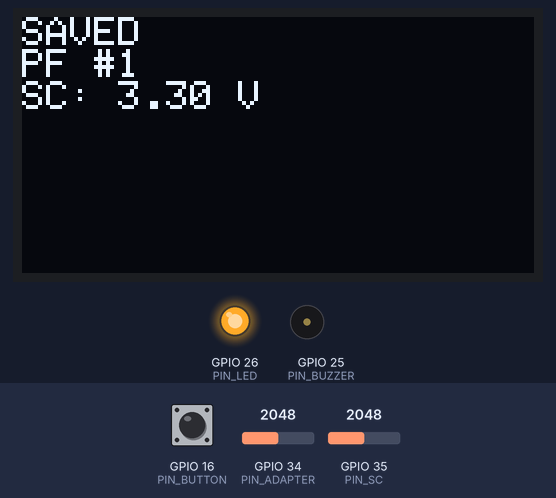
The sketch below on a simulated ESP32. Parts: 128×64 one-colour display, output pins drawn as LEDs (lit = HIGH), buzzer (waves = sounding, pin HIGH). The inputs (shaded band) are chosen by the test bench; at power-on: GPIO 16 (PIN_BUTTON) HIGH, GPIO 34 (PIN_ADAPTER) = 2048, GPIO 35 (PIN_SC) = 2048 (analog values on the 0–4095 scale). The local clock reads 2024-03-15 10:24:30 at power-on unless the sketch sets it; EEPROM starts erased; what the sketch prints to the serial monitor is not drawn.

Above: at 0.6 s.
Timing chart, 0 to 2.9 s (numbered marks = the images above):
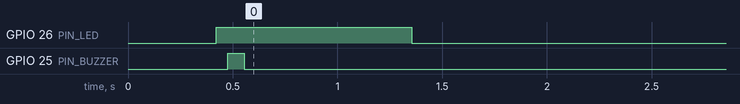

The sketch:

power_fail_logger_firmware.ino
```cpp
/*
 * Power-Fail-Safe Sensor Logger with Supercapacitor Hold-Up
 * ---------------------------------------------------------
 * Board  : ESP32 DevKit V1 (3.3 V logic, USB, NVS)
 * Sensor : DS18B20 temperature sensor
 * Clock  : DS3231 RTC (I2C)
 * Display: 0.96" SSD1306 OLED (I2C)
 * Storage: ESP32 NVS via the Preferences library
 * Backup : 5 F, 5.5 V supercapacitor + diode OR-ing
 *
 * Wiring
 * ------
 * I2C (OLED + DS3231): SDA = GPIO21, SCL = GPIO22
 * DS18B20 data       : GPIO4, 4.7k pull-up to 3.3 V
 * Adapter sense      : GPIO34, 10k/10k divider from the adapter side
 *                      (BEFORE diode D1, otherwise the supercap keeps it high)
 * Supercap sense     : GPIO35, 10k/10k divider from supercap +
 * LED                : GPIO26
 * Buzzer             : GPIO25 (optional)
 * Button             : GPIO16 (optional, INPUT_PULLUP)
 *
 * Power path
 * ----------
 * 5 V adapter ──► D1 (1N5819) ──► 5 V rail ──► ESP32 5V pin
 *      │                              ▲
 *      └── 10 Ω 5 W ──► SC+ ──► D2 ───┘
 *                        │
 *                       SC− ── GND
 *
 * The adapter-sense divider must be on the adapter side of D1. If it is
 * after D1, the supercapacitor holds the divider high and the firmware
 * never sees the power failure.
 *
 * Libraries (Arduino Library Manager):
 *   - Adafruit GFX Library
 *   - Adafruit SSD1306
 *   - OneWire
 *   - DallasTemperature
 *   - RTClib (Adafruit)
 *   Preferences is included with the ESP32 Arduino core.
 *
 * Serial output: 115200 baud
 */

#include <Wire.h>
#include <Adafruit_GFX.h>
#include <Adafruit_SSD1306.h>
#include <OneWire.h>
#include <DallasTemperature.h>
#include <RTClib.h>
#include <Preferences.h>
#include <math.h>

// ----------------------------- pins -----------------------------
#define PIN_DS18B20 4
#define PIN_ADAPTER 34
#define PIN_SC      35
#define PIN_LED     26
#define PIN_BUZZER  25
#define PIN_BUTTON  16

// ----------------------------- OLED -----------------------------
#define SCREEN_WIDTH  128
#define SCREEN_HEIGHT 64
#define OLED_RESET    -1
#define OLED_ADDR     0x3C   // try 0x3D if the display stays blank

// --------------------------- constants --------------------------
#define MAGIC                 0x50464C47UL   // "PFLG"
#define ADAPTER_LOSS_V        3.5f           // calculated adapter voltage
#define ADC_REF               3.3f
#define ADC_MAX               4095.0f
#define DIVIDER_RATIO         2.0f           // 10k / 10k
#define POWER_FAIL_DEBOUNCE_MS 20
#define TEMP_CONVERSION_MS    750
#define DISPLAY_PERIOD_MS     250

Adafruit_SSD1306 display(SCREEN_WIDTH, SCREEN_HEIGHT, &Wire, OLED_RESET);
OneWire oneWire(PIN_DS18B20);
DallasTemperature sensors(&oneWire);
RTC_DS3231 rtc;
Preferences prefs;

// Packed so the CRC covers a stable byte layout.
#pragma pack(push, 1)
struct Record {
  uint32_t magic;
  uint32_t seq;
  float    tempC;
  uint32_t timestamp;   // Unix time from DS3231
  uint8_t  powerFail;   // 1 = this record was written during a power failure
  uint16_t crc;         // CRC16-CCITT over the preceding bytes
};
#pragma pack(pop)

Record rec;

uint32_t seq = 0;
uint32_t pfCount = 0;
bool rtcReady = false;
bool powerFail = false;
uint32_t lastGoodMs = 0;
uint32_t lastDisplayMs = 0;
uint32_t lastTempRequestMs = 0;
bool tempRequested = false;
float lastTemp = NAN;

// --------------------------- prototypes -------------------------
float readVoltage(uint8_t pin);
uint16_t crc16(const uint8_t *data, size_t len);
uint32_t nowUnix();
String timeString(uint32_t ts);
bool loadRecord();
void saveRecord(uint8_t pf);
void clearPowerFail();
void displayNormal();
void displayRecovery();
void displayPowerLost();
void displaySaved();
void beep();
void handlePowerFail();
void checkPower();
void checkButton();
void updateTemperature();

// ----------------------------- setup ----------------------------
void setup() {
  Serial.begin(115200);
  delay(300);

  pinMode(PIN_LED, OUTPUT);
  pinMode(PIN_BUZZER, OUTPUT);
  pinMode(PIN_BUTTON, INPUT_PULLUP);
  digitalWrite(PIN_LED, LOW);
  digitalWrite(PIN_BUZZER, LOW);

  analogReadResolution(12);
  analogSetAttenuation(ADC_11db);   // 0–3.3 V range

  Wire.begin(21, 22);
  Wire.setClock(100000);            // 100 kHz for a reliable I2C bus

  if (!display.begin(SSD1306_SWITCHCAPVCC, OLED_ADDR)) {
    Serial.println("OLED not found at 0x3C; trying 0x3D...");
    if (!display.begin(SSD1306_SWITCHCAPVCC, 0x3D)) {
      Serial.println("ERROR: SSD1306 OLED not found.");
      while (true) { delay(10); }
    }
  }

  display.clearDisplay();
  display.setTextSize(1);
  display.setTextColor(SSD1306_WHITE);
  display.setCursor(0, 0);
  display.println("POWER-FAIL LOGGER");
  display.println("Booting...");
  display.display();

  rtcReady = rtc.begin();
  if (!rtcReady) {
    Serial.println("WARNING: DS3231 RTC not found; timestamps will use uptime.");
  } else if (rtc.lostPower()) {
    Serial.println("RTC lost power; setting to compile time.");
    rtc.adjust(DateTime(F(__DATE__), F(__TIME__)));
  }

  sensors.begin();
  sensors.setResolution(11);          // 0.125 C, ~375 ms
  sensors.setWaitForConversion(false);

  bool valid = loadRecord();
  Serial.printf("BOOT valid=%d seq=%lu pfCount=%lu\n",
                valid ? 1 : 0, (unsigned long)seq, (unsigned long)pfCount);

  if (valid && rec.powerFail) {
    displayRecovery();
    Serial.printf("RECOVERED seq=%lu temp=%.2f ts=%lu crc=%04X\n",
                  (unsigned long)rec.seq, rec.tempC,
                  (unsigned long)rec.timestamp, rec.crc);
    delay(2000);
    clearPowerFail();
  } else {
    displayNormal();
  }

  lastGoodMs = millis();
  lastDisplayMs = millis();
  Serial.println("READY");
}

// ----------------------------- loop -----------------------------
void loop() {
  checkPower();
  if (powerFail) {
    handlePowerFail();   // does not return (restart or brown-out)
  }

  checkButton();
  updateTemperature();

  if (millis() - lastDisplayMs >= DISPLAY_PERIOD_MS) {
    displayNormal();
    lastDisplayMs = millis();
  }

  // CSV row every 100 ms for the optional Python plot.
  // Event lines (BOOT, SAVE, RECOVERED, ...) are words, not CSV;
  // the analysis script filters them out.
  static uint32_t lastCsvMs = 0;
  if (millis() - lastCsvMs >= 100) {
    Serial.printf("%lu,%.3f,%.3f,%d\n",
                  (unsigned long)millis(),
                  readVoltage(PIN_SC),
                  readVoltage(PIN_ADAPTER),
                  (int)powerFail);
    lastCsvMs = millis();
  }

  delay(10);
}

// --------------------------- functions --------------------------

float readVoltage(uint8_t pin) {
  int raw = analogRead(pin);
  return (raw * ADC_REF / ADC_MAX) * DIVIDER_RATIO;
}

uint16_t crc16(const uint8_t *data, size_t len) {
  uint16_t crc = 0xFFFF;
  for (size_t i = 0; i < len; i++) {
    crc ^= (uint16_t)data[i] << 8;
    for (uint8_t bit = 0; bit < 8; bit++) {
      if (crc & 0x8000) crc = (crc << 1) ^ 0x1021;
      else crc <<= 1;
    }
  }
  return crc;
}

uint32_t nowUnix() {
  if (rtcReady) {
    return rtc.now().unixtime();
  }
  return millis() / 1000UL;
}

String timeString(uint32_t ts) {
  if (ts == 0) return "--:--:--";
  DateTime dt(ts);
  char buf[9];
  snprintf(buf, sizeof(buf), "%02d:%02d:%02d",
           dt.hour(), dt.minute(), dt.second());
  return String(buf);
}

bool loadRecord() {
  prefs.begin("pflog", true);
  size_t n = prefs.getBytes("rec", &rec, sizeof(rec));
  pfCount = prefs.getUInt("pfcount", 0);
  prefs.end();

  if (n == sizeof(rec) && rec.magic == MAGIC) {
    uint16_t c = crc16((const uint8_t *)&rec, sizeof(rec) - sizeof(rec.crc));
    if (c == rec.crc) {
      seq = rec.seq;
      return true;
    }
  }

  // No valid record: initialise a safe default.
  rec.magic = MAGIC;
  rec.seq = 0;
  rec.tempC = NAN;
  rec.timestamp = 0;
  rec.powerFail = 0;
  rec.crc = 0;
  seq = 0;
  return false;
}

void saveRecord(uint8_t pf) {
  rec.magic = MAGIC;
  rec.seq = ++seq;
  rec.tempC = lastTemp;
  rec.timestamp = nowUnix();
  rec.powerFail = pf;
  rec.crc = crc16((const uint8_t *)&rec, sizeof(rec) - sizeof(rec.crc));

  prefs.begin("pflog", false);
  prefs.putBytes("rec", &rec, sizeof(rec));
  prefs.putUInt("pfcount", pfCount);
  prefs.end();

  Serial.printf("SAVE seq=%lu temp=%.2f ts=%lu pf=%u crc=%04X\n",
                (unsigned long)rec.seq, rec.tempC,
                (unsigned long)rec.timestamp, rec.powerFail, rec.crc);
}

void clearPowerFail() {
  rec.powerFail = 0;
  rec.crc = crc16((const uint8_t *)&rec, sizeof(rec) - sizeof(rec.crc));

  prefs.begin("pflog", false);
  prefs.putBytes("rec", &rec, sizeof(rec));
  prefs.end();
}

void displayNormal() {
  display.clearDisplay();
  display.setCursor(0, 0);
  display.println("POWER OK");

  display.print("T: ");
  if (isnan(lastTemp)) display.println("--");
  else { display.print(lastTemp, 1); display.println(" C"); }

  display.print("Time: ");
  display.println(timeString(nowUnix()));

  display.print("SC: ");
  display.print(readVoltage(PIN_SC), 2);
  display.println(" V");

  display.print("PF: ");
  display.println(pfCount);

  display.display();
}

void displayRecovery() {
  display.clearDisplay();
  display.setCursor(0, 0);
  display.println("POWER-FAIL LOGGER");
  display.println("RECOVERED");

  display.print("T: ");
  if (isnan(rec.tempC)) display.println("--");
  else { display.print(rec.tempC, 1); display.println(" C"); }

  display.print("Time: ");
  display.println(timeString(rec.timestamp));

  display.print("PF count: ");
  display.println(pfCount);

  display.display();
  beep();
}

void displayPowerLost() {
  display.clearDisplay();
  display.setCursor(0, 0);
  display.println("POWER LOST");
  display.println("SAVING...");
  display.print("SC: ");
  display.print(readVoltage(PIN_SC), 2);
  display.println(" V");
  display.display();
}

void displaySaved() {
  display.clearDisplay();
  display.setCursor(0, 0);
  display.println("SAVED");
  display.print("PF #");
  display.println(pfCount);
  display.print("SC: ");
  display.print(readVoltage(PIN_SC), 2);
  display.println(" V");
  display.display();
  beep();
}

void beep() {
  digitalWrite(PIN_BUZZER, HIGH);
  delay(80);
  digitalWrite(PIN_BUZZER, LOW);
}

void handlePowerFail() {
  pfCount++;
  digitalWrite(PIN_LED, HIGH);
  displayPowerLost();
  saveRecord(1);
  displaySaved();
  delay(800);                         // let the evaluator see the message
  display.ssd1306_command(SSD1306_DISPLAYOFF);   // save OLED current
  digitalWrite(PIN_LED, LOW);

  // Wait for the adapter to return. If the supercapacitor drains first,
  // the ESP32 browns out; the record is already saved.
  // Log the decaying supercapacitor voltage for the optional plot.
  uint32_t lastWaitLog = 0;
  while (true) {
    if (millis() - lastWaitLog >= 100) {
      Serial.printf("%lu,%.3f,%.3f,1\n",
                    (unsigned long)millis(),
                    readVoltage(PIN_SC),
                    readVoltage(PIN_ADAPTER));
      lastWaitLog = millis();
    }

    if (readVoltage(PIN_ADAPTER) > ADAPTER_LOSS_V) {
      ESP.restart();                  // boot again and show RECOVERED
    }
    delay(10);
  }
}

void checkPower() {
  float adapterV = readVoltage(PIN_ADAPTER);

  if (adapterV < ADAPTER_LOSS_V) {
    if (millis() - lastGoodMs > POWER_FAIL_DEBOUNCE_MS) {
      powerFail = true;
    }
  } else {
    lastGoodMs = millis();
  }
}

void checkButton() {
  static bool lastReading = HIGH;
  static bool stableState = HIGH;
  static uint32_t lastChange = 0;

  bool reading = digitalRead(PIN_BUTTON);

  if (reading != lastReading) {
    lastChange = millis();
    lastReading = reading;
  }

  if ((millis() - lastChange) > 30 && reading != stableState) {
    stableState = reading;

    if (stableState == LOW) {   // pressed: save a normal record
      saveRecord(0);
      Serial.println("MANUAL_LOG");
    }
  }
}

void updateTemperature() {
  if (!tempRequested) {
    sensors.requestTemperatures();
    tempRequested = true;
    lastTempRequestMs = millis();
  } else if (millis() - lastTempRequestMs >= TEMP_CONVERSION_MS) {
    float t = sensors.getTempCByIndex(0);
    if (t != DEVICE_DISCONNECTED_C) lastTemp = t;
    tempRequested = false;
  }
}
```

Measured:
- by itself, GPIO 26 (PIN_LED): LOW → HIGH at 0.42 s, → LOW 0.93 s later
- by itself, GPIO 25 (PIN_BUZZER): LOW → HIGH at 0.48 s, → LOW 0.08 s later
